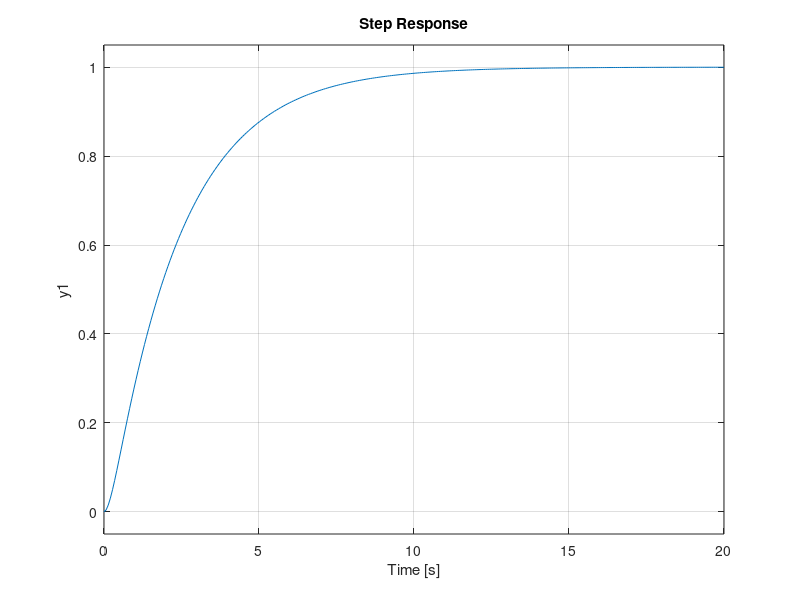

This figure's MATLAB source: (Note: this script raises an error after producing the figure.)
% define transfer functions
s = tf('s');
C =@(Kp,a) Kp*(s + a)/s;
G = tf(1,[1 8 15])
% define parameter combinations
Kp = 2:2:20;
a = 3;
% create figure
figure
ah = axes;
hold(ah,'on');
% loop through given combinations of Kp and Ki
for ik = 1:length(Kp)
    H = feedback(C(Kp(ik),a)*G,1);
    step(H)
    stepinfo(H)
    [y,t]=step(H);
    sserror = abs(1-y(end))
end
% create cell array of legend entries
cLegend = arrayfun(@(Kp) sprintf('Kp = %i, a = 3',Kp),Kp,'UniformOutput',false);
% add legend to figure
legend(ah,cLegend)